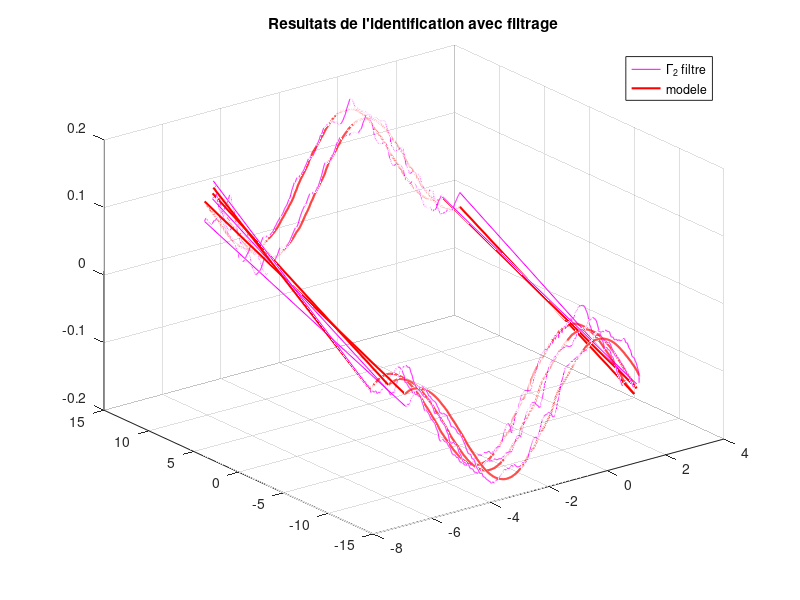

The MATLAB script that drew this image:
%% CE SCRIPT PERMET D'IDENTIFIER LES PARAMETRES DU MODELE
%% DE L'AXE 2 POUR DES MOUVEMENTS A VITESSE CONSTANTE 
%% AVEC LES DONNEES FILTREES
%% v1 G. MOREL - 2005/12/29
%% v2 V. PADOIS - 2007/10/31
%% v3 V. PADOIS - 2012/12/03

clear all; %% efface toutes les variables existantes
load releve_vit_cste_axe2; %% charge les releves experimentaux

%% Parametres connus a priori:
kc2=0.0525; %% constante de couple de l'axe 2.
N2=4.5; %% inverse du rapport de reduction de l'axe 2.

%% Construction de la matrice Y.
for(i=1:length(ifil2)) , %% length(i2) = nombre d'echantillons.
    Y(i,1:4) = [ cos(q2(i)) sign(qpfil2(i)) qpfil2(i) 1 ];
    u(i,1) = kc2*N2*ifil2(i);
end
%% Calcul des parametres
p=pinv(Y)*u;

%% Affichage des resultats.
format long
disp('Parametres estimes a partir des donnees filtrees :');
p'

figure(1)
clf; %% clear figure
h=plot3(q2,qpfil2,kc2*N2*ifil2,'m');
set(h,'LineWidth',0.5);
hold on; %% permet de conserver le graphique et d'en ajouter d'autres sur la meme fig.
h=plot3(q2,qpfil2,Y*p,'r');
set(h,'LineWidth',1.5);
title('Resultats de l''identification avec filtrage');
legend('\Gamma_2 filtre', 'modele');
grid on;
